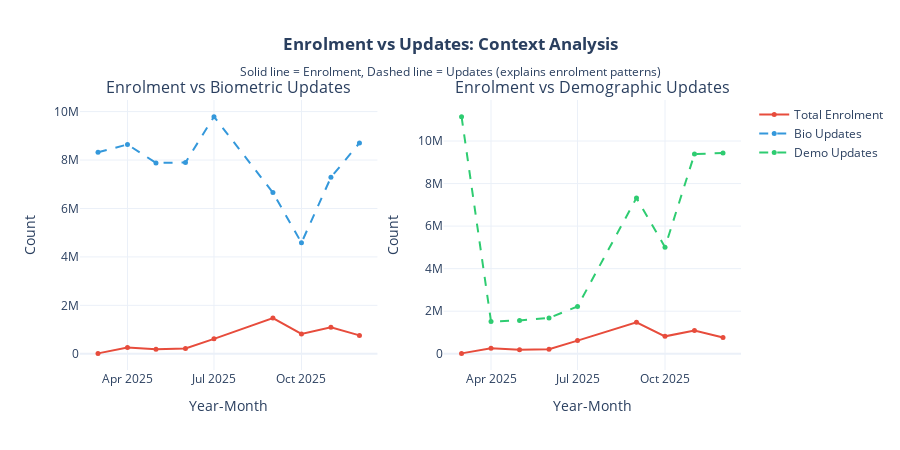

Notebook cell for this chart:
### Code cell
# ==============================================================================
# VISUALIZATION 4: ENROLMENT VS UPDATES COMPARISON
# ==============================================================================

fig_comparison = make_subplots(
    rows=1, cols=2,
    subplot_titles=(
        'Enrolment vs Biometric Updates',
        'Enrolment vs Demographic Updates'
    )
)

# Left: Enrolment vs Biometric updates
fig_comparison.add_trace(
    go.Scatter(
        x=trend_data['year_month'],
        y=trend_data['total_enrolment'],
        mode='lines+markers',
        name='Total Enrolment',
        line=dict(color='#e74c3c', width=2),
        marker=dict(size=5)
    ),
    row=1, col=1
)

fig_comparison.add_trace(
    go.Scatter(
        x=trend_data['year_month'],
        y=trend_data['total_bio_updates'],
        mode='lines+markers',
        name='Bio Updates',
        line=dict(color='#3498db', width=2, dash='dash'),
        marker=dict(size=5)
    ),
    row=1, col=1
)

# Right: Enrolment vs Demographic updates
fig_comparison.add_trace(
    go.Scatter(
        x=trend_data['year_month'],
        y=trend_data['total_enrolment'],
        mode='lines+markers',
        name='Total Enrolment',
        line=dict(color='#e74c3c', width=2),
        marker=dict(size=5),
        showlegend=False
    ),
    row=1, col=2
)

fig_comparison.add_trace(
    go.Scatter(
        x=trend_data['year_month'],
        y=trend_data['total_demo_updates'],
        mode='lines+markers',
        name='Demo Updates',
        line=dict(color='#2ecc71', width=2, dash='dash'),
        marker=dict(size=5)
    ),
    row=1, col=2
)

fig_comparison.update_xaxes(title_text="Year-Month", row=1, col=1)
fig_comparison.update_xaxes(title_text="Year-Month", row=1, col=2)
fig_comparison.update_yaxes(title_text="Count", row=1, col=1)
fig_comparison.update_yaxes(title_text="Count", row=1, col=2)

fig_comparison.update_layout(
    title_text='<b>Enrolment vs Updates: Context Analysis</b><br><sub>Solid line = Enrolment, Dashed line = Updates (explains enrolment patterns)</sub>',
    height=450,
    template='plotly_white',
    hovermode='x unified',
    title_x=0.5
)

fig_comparison.write_html('zdataoutput/04_enrolment_vs_updates.html')
print("✓ Enrolment vs Updates Comparison Generated (saved to 04_enrolment_vs_updates.html)")
fig_comparison.show()

### Figure 1 — Plotly figure (JSON) as saved in the notebook; plotly's stock layout.template omitted (floating-point values rounded to 4 significant figures)
{"data": [{"line": {"color": "#e74c3c", "width": 2}, "marker": {"size": 5}, "mode": "lines+markers", "name": "Total Enrolment", "type": "scatter", "x": ["2025-03", "2025-04", "2025-05", "2025-06", "2025-07", "2025-09", "2025-10", "2025-11", "2025-12"], "xaxis": "x", "y": [16582, 257438, 183616, 215734, 616868, 1475879, 817920, 1092007, 759658], "yaxis": "y"}, {"line": {"color": "#3498db", "dash": "dash", "width": 2}, "marker": {"size": 5}, "mode": "lines+markers", "name": "Bio Updates", "type": "scatter", "x": ["2025-03", "2025-04", "2025-05", "2025-06", "2025-07", "2025-09", "2025-10", "2025-11", "2025-12"], "xaxis": "x", "y": [8322222, 8641679, 7879956, 7899289, 9792552, 6654928, 4582655, 7285506, 8704308], "yaxis": "y"}, {"line": {"color": "#e74c3c", "width": 2}, "marker": {"size": 5}, "mode": "lines+markers", "name": "Total Enrolment", "showlegend": false, "type": "scatter", "x": ["2025-03", "2025-04", "2025-05", "2025-06", "2025-07", "2025-09", "2025-10", "2025-11", "2025-12"], "xaxis": "x2", "y": [16582, 257438, 183616, 215734, 616868, 1475879, 817920, 1092007, 759658], "yaxis": "y2"}, {"line": {"color": "#2ecc71", "dash": "dash", "width": 2}, "marker": {"size": 5}, "mode": "lines+markers", "name": "Demo Updates", "type": "scatter", "x": ["2025-03", "2025-04", "2025-05", "2025-06", "2025-07", "2025-09", "2025-10", "2025-11", "2025-12"], "xaxis": "x2", "y": [11147558, 1515672, 1566287, 1685562, 2220715, 7324060, 5010966, 9387601, 9436766], "yaxis": "y2"}], "layout": {"annotations": [{"font": {"size": 16}, "showarrow": false, "text": "Enrolment vs Biometric Updates", "x": 0.225, "xanchor": "center", "xref": "paper", "y": 1, "yanchor": "bottom", "yref": "paper"}, {"font": {"size": 16}, "showarrow": false, "text": "Enrolment vs Demographic Updates", "x": 0.775, "xanchor": "center", "xref": "paper", "y": 1, "yanchor": "bottom", "yref": "paper"}], "height": 450, "hovermode": "x unified", "title": {"text": "<b>Enrolment vs Updates: Context Analysis</b><br><sub>Solid line = Enrolment, Dashed line = Updates (explains enrolment patterns)</sub>", "x": 0.5}, "xaxis": {"anchor": "y", "domain": [0, 0.45], "title": {"text": "Year-Month"}}, "xaxis2": {"anchor": "y2", "domain": [0.55, 1], "title": {"text": "Year-Month"}}, "yaxis": {"anchor": "x", "domain": [0, 1], "title": {"text": "Count"}}, "yaxis2": {"anchor": "x2", "domain": [0, 1], "title": {"text": "Count"}}}}
